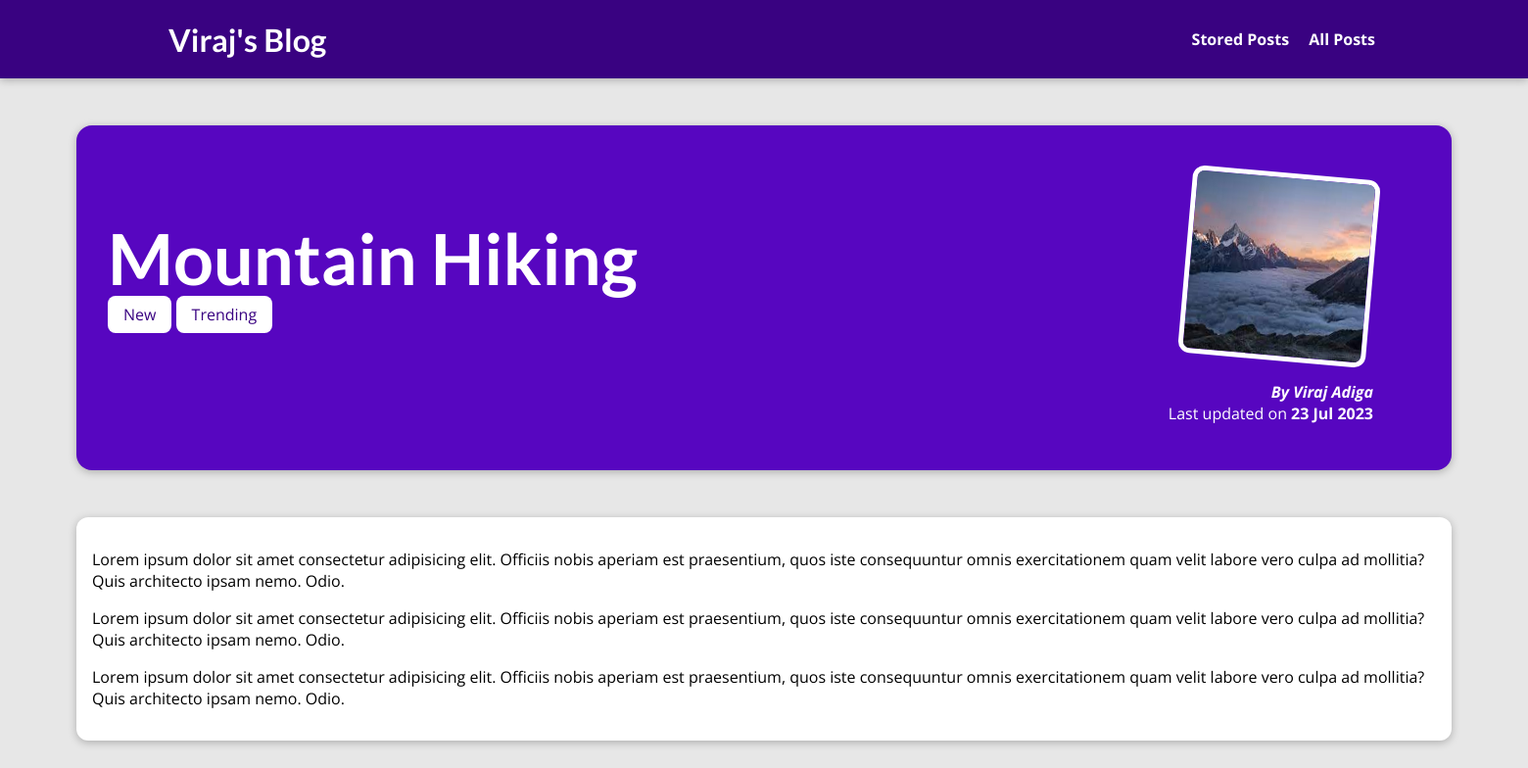
The app's page /posts/mountain-hiking with its own data.
### blog/models.py (models this page shows, shortened)
class Post(models.Model):
    title = models.CharField(max_length=20)
    slug = models.SlugField(unique=True)
    date = models.DateField(auto_now=True)
    image = models.ImageField(upload_to="posts", null=True)
    excerpt = models.CharField(max_length=100)
    content = models.TextField(validators=[MinLengthValidator(10)])
    author = models.ForeignKey(Author, on_delete=models.SET_NULL, null=True)
    tags = models.ManyToManyField(Tag)

class Tag(models.Model):
    caption = models.CharField(max_length=10)
    class Meta:
        verbose_name_plural = 'tags##'

class Author(models.Model):
    name = models.CharField(max_length=50)
    def __str__(self):
        return self.name

### blog/views.py (the view)
# urls.py: path('posts/<slug:slug>', views.PostDetailView.as_view(), name='post-detail'),
class PostDetailView(DetailView):
    template_name = 'blog/post_detail.html'
    model = Post
    def get_context_data(self, **kwargs):
        cache.delete("posts")
        context = super().get_context_data(**kwargs)
        context['post_tags'] = self.object.tags.all()
        return context

### blog/templates/blog/post_detail.html (shortened to what this page needs)
{% extends "base.html" %}
{% load static %}
{% block css_files %}
<link rel="stylesheet" href="{% static 'blog/post_detail.css' %}" />
{% endblock %}
{% block content %}
<section id="summary">
  <h2>{{ post.title }}</h2>
  <div>
    {% for tag in post_tags %}
      <span class="tag">{{ tag.caption }}</span>
    {% endfor %}
  </div>
  <article>
    <img src="{{ post.image.url }}" alt="{{ post.title }}" />
    <address>By {{ post.author }}</address>
    <div>Last updated on <time>{{ post.date|date:"d M Y" }}</time></div>
  </article>
</section>
<main>
  {{ post.content|linebreaks }}
</main>
{% endblock %}

### templates/base.html (shortened to what this page needs)
{% load static %}
<!DOCTYPE html>
<html lang="en">
<head>
  <link rel="stylesheet" href="{% static 'app.css' %}">
  {% block css_files %}{% endblock %}
</head>
<body>
  <header id="main-navigation">
    <h1><a href="{% url 'home' %}">Viraj's Blog</a></h1>
    <nav>
      <a href="{% url 'read-later' %}">Stored Posts</a>
      <a href="{% url 'posts' %}">All Posts</a>
    </nav>
  </header>
  {% block content %}
  {% endblock %}
</body>
</html>

### static/app.css (style rules this page uses)
* { box-sizing: border-box; }
html { font-family: 'Open Sans', 'Lato', sans-serif; }
body { margin: 0; }
h1, h2, h3 { font-family: 'Lato', sans-serif; font-weight: bold; }
#main-navigation { width: 100%; height: 5rem; display: flex; justify-content: space-between; align-items: center; padding: 0 10%; position: absolute; top: 0; left: 0; }
#main-navigation a { text-decoration: none; color: white; font-weight: bold; margin-left: 1rem; }

### blog/static/blog/post_detail.css (style rules this page uses)
body { background-color: #e7e7e7; }
#main-navigation { background-color: #390281; box-shadow: 0 2px 8px rgba(0, 0, 0, 0.25); }
#summary { margin: 8rem auto 3rem auto; padding: 2rem; width: 90%; max-width: 90rem; border-radius: 16px; background-color: #5706c0; position: relative; box-shadow: 0 2px 8px rgba(0, 0, 0, 0.25); height: 22rem; }
#summary h2 { color: white; font-size: 4.5rem; margin-bottom: 0.25rem; }
#summary article { position: absolute; top: 2rem; right: 3rem; padding: 1rem 2rem; border-radius: 12px; text-align: right; color: white; }
#summary article img { width: 12rem; height: 12rem; border-radius: 12px; transform: rotateZ(5deg); border: 5px solid white; margin-bottom: 1rem; }
#summary address { font-weight: bold; }
#summary time { font-weight: bold; }
main { width: 90%; max-width: 90rem; margin: 3rem auto; background-color: white; padding: 1rem; border-radius: 12px; box-shadow: 0 2px 8px rgba(0, 0, 0, 0.25); }
.tag { background-color: white; color: #390281; padding: 0.5rem 1rem; border-radius: 8px; }

### records on screen
Post: title "Mountain Hiking", image (picture), author "Viraj Adiga", date "23 Jul 2023", content "Lorem ipsum dolor sit amet consectetur adipisicing elit. Officiis nobis aperiam est praesentium, quos iste consequuntur omnis exercitationem quam velit labore vero culpa ad mollitia? Quis architecto ipsam nemo. Odio. Lorem ipsum dolor sit amet consectetur adipisicing elit. Officiis nobis aperiam est praesentium, quos iste consequuntur omnis exercitationem quam velit labore vero culpa ad mollitia? Quis architecto ipsam nemo. Odio. Lorem ipsum dolor sit amet consectetur adipisicing elit. Officiis nobis aperiam est praesentium, quos iste consequuntur omnis exercitationem quam velit labore vero culpa ad mollitia? Quis architecto ipsam nemo. Odio."
Tag: caption "New"
Tag: caption "Trending"
